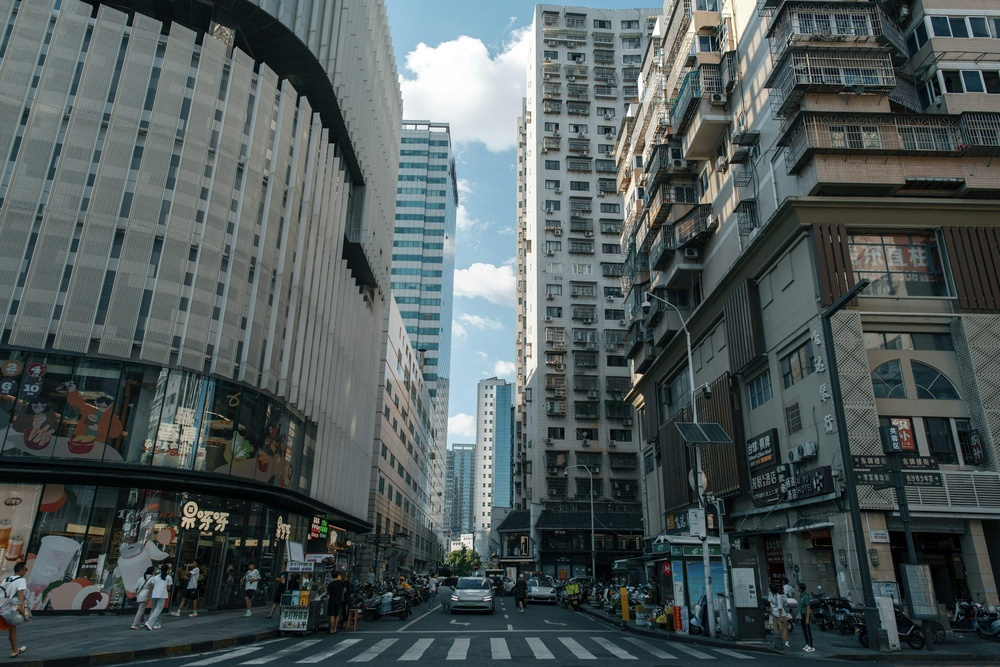
#> input picture CO/CO3/AT-1/CV CO 3 AT 1/image 2.jpg, 1000 x 667 px, shrunk from 3000 x 2002 before the run
$ python experiment1.py
#> lines starting #> are read from the running program, lines starting #| are printed output that depends on the picture; after the words box and inside, x2 and y2 are one past the last pixel; in counts of white or black regions, pixels touching at a corner belong together
import cv2
import matplotlib.pyplot as plt
from tkinter import Tk
from tkinter.filedialog import askopenfilename

# Hide the Tkinter root window
Tk().withdraw()

# Open file dialog to select an image
image_path = askopenfilename(
    title="Select an Image",
    filetypes=[
        ("Image Files", "*.jpg *.jpeg *.png *.bmp *.tif *.tiff")
    ]
)
#> the answer given: image 2.jpg

# Check if user selected a file
if not image_path:
    print("No image selected.")
    exit()

# Read the image
image = cv2.imread(image_path)
#> image is the input picture: shape (667, 1000, 3); mean B, G, R 89.5, 89.2, 79.3

if image is None:
    print("Error: Unable to read the image.")
    exit()

# Convert to grayscale
gray = cv2.cvtColor(image, cv2.COLOR_BGR2GRAY)
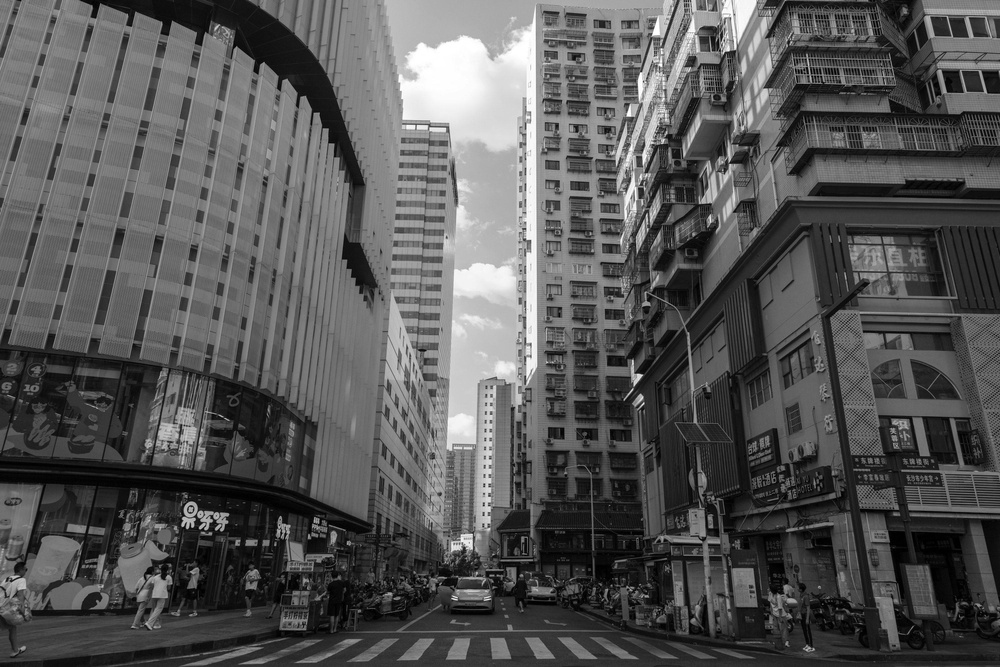
#> gray: shape (667, 1000); min 0, max 255, mean 86.2

# -----------------------------
# Harris Corner Detection
# -----------------------------
gray_float = gray.astype("float32")

harris = cv2.cornerHarris(gray_float, 2, 3, 0.04)
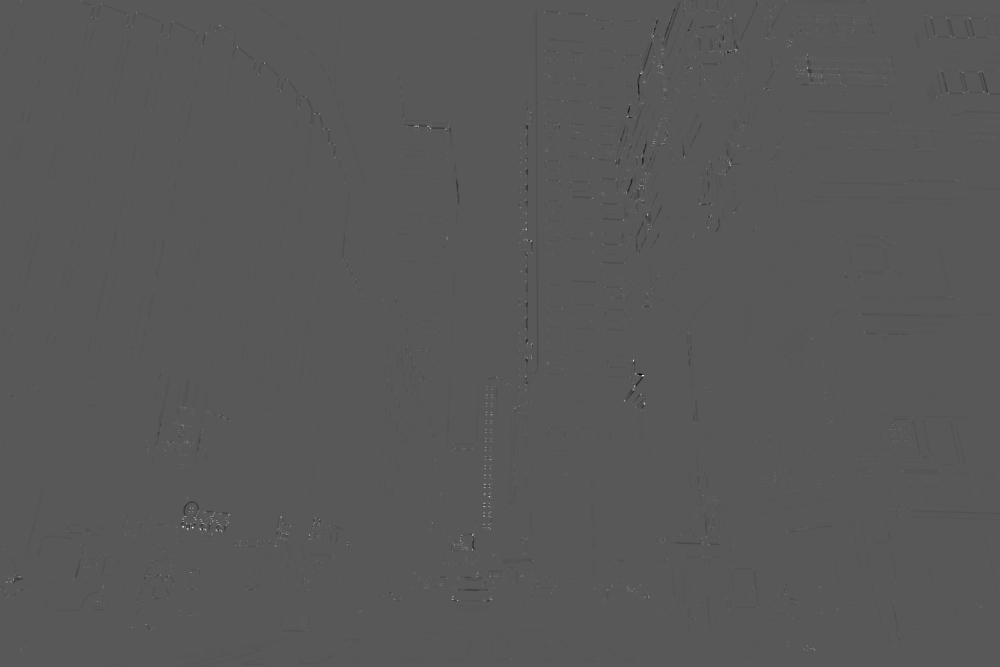
#> harris: shape (667, 1000) float32; min -34440396, max 65188540, mean -23475.7; drawn with min black and max white

harris = cv2.dilate(harris, None)
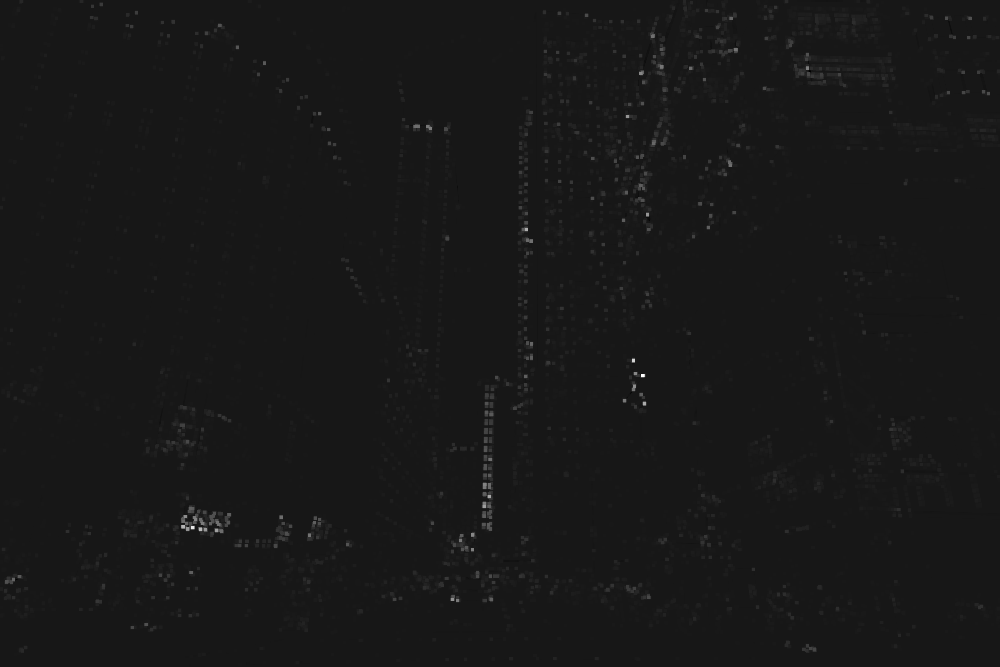
#> harris: shape (667, 1000) float32; min -6605260, max 65188540, mean 284555.9; drawn with min black and max white

harris_output = image.copy()

harris_output[harris > 0.01 * harris.max()] = [0, 0, 255]
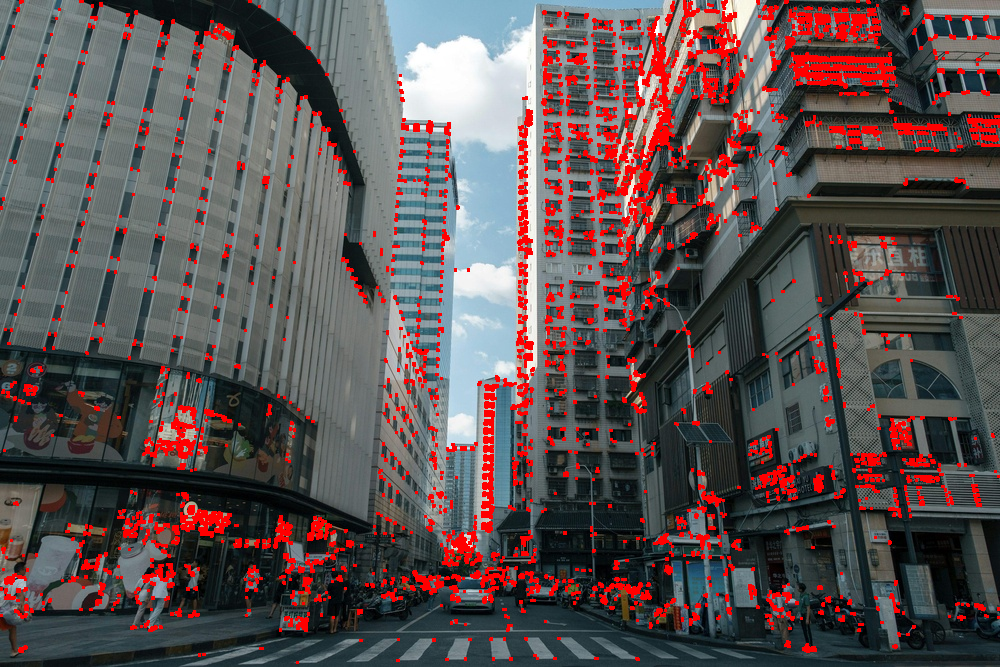
#> harris_output: shape (667, 1000, 3); 8.27% of pixels changed, all inside (x1, y1, x2, y2) = (0, 0, 1000, 664)

# -----------------------------
# SIFT Feature Detection
# -----------------------------
try:
    sift = cv2.SIFT_create()
except:
    print("Your OpenCV version does not support SIFT.")
    exit()

keypoints, descriptors = sift.detectAndCompute(gray, None)
#> keypoints = 5598 keypoints; strongest (x, y, size): (639, 376, 3.7), (637, 378, 6.6), (200, 527, 2.3), (182, 525, 2.2)

sift_output = cv2.drawKeypoints(
    image,
    keypoints,
    None,
    flags=cv2.DRAW_MATCHES_FLAGS_DRAW_RICH_KEYPOINTS
)
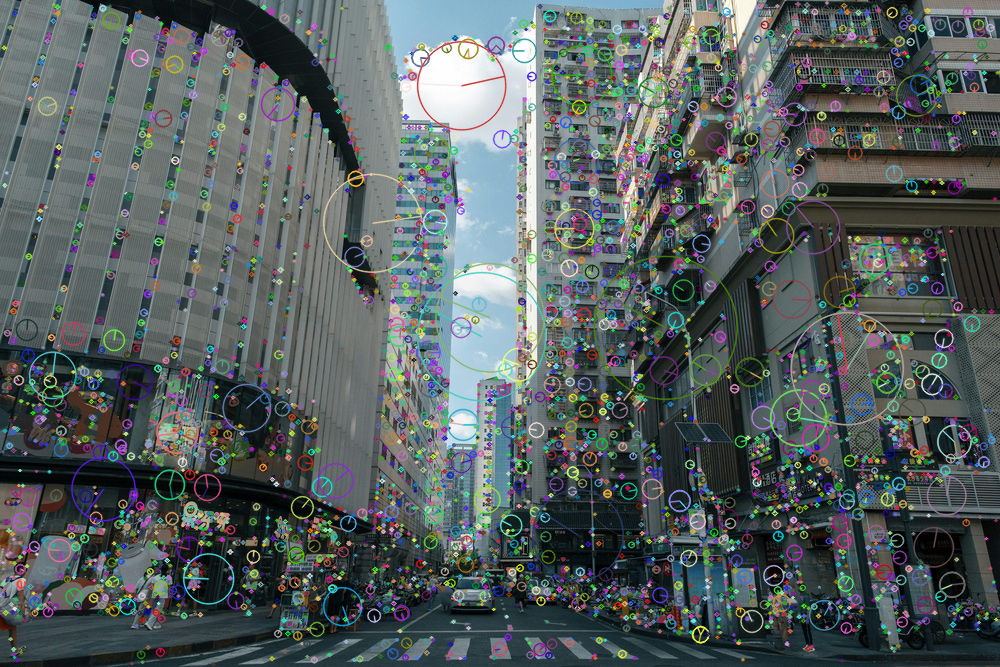
#> sift_output: shape (667, 1000, 3); mean B, G, R 95, 94.8, 85.8

# -----------------------------
# Display Results
# -----------------------------
plt.figure(figsize=(14,6))

plt.subplot(1,2,1)
plt.imshow(cv2.cvtColor(harris_output, cv2.COLOR_BGR2RGB))
plt.title("Harris Corner Detection")
plt.axis("off")

plt.subplot(1,2,2)
plt.imshow(cv2.cvtColor(sift_output, cv2.COLOR_BGR2RGB))
plt.title("SIFT Feature Detection")
plt.axis("off")

plt.tight_layout()
plt.show()
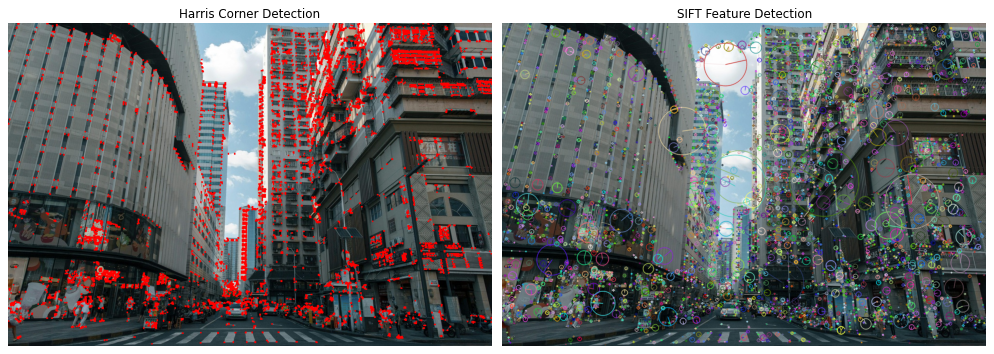
#> figure drawn by matplotlib, 2 panels

print("-----------------------------------")
print("Experiment Completed Successfully")
print("Image Selected:", image_path)
print("Total SIFT Keypoints:", len(keypoints))
#| Total SIFT Keypoints: 5598
print("-----------------------------------")

$ run again, on CO/CO3/AT-1/CV CO 3 AT 1/image 4.jpg
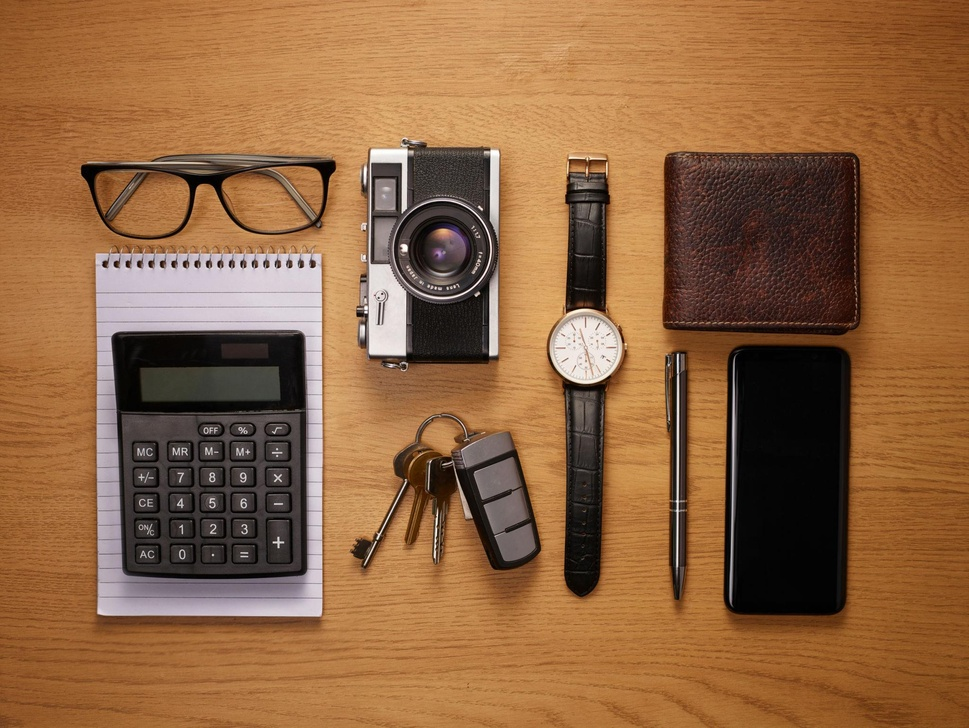
#> input picture CO/CO3/AT-1/CV CO 3 AT 1/image 4.jpg, 969 x 728 px, shrunk from 2048 x 1539 before the run
#> image is the input picture: shape (728, 969, 3); mean B, G, R 64.4, 100.9, 144
#> `harris_output[harris > 0.01 * harris.max()] = [0, 0, 255]`:
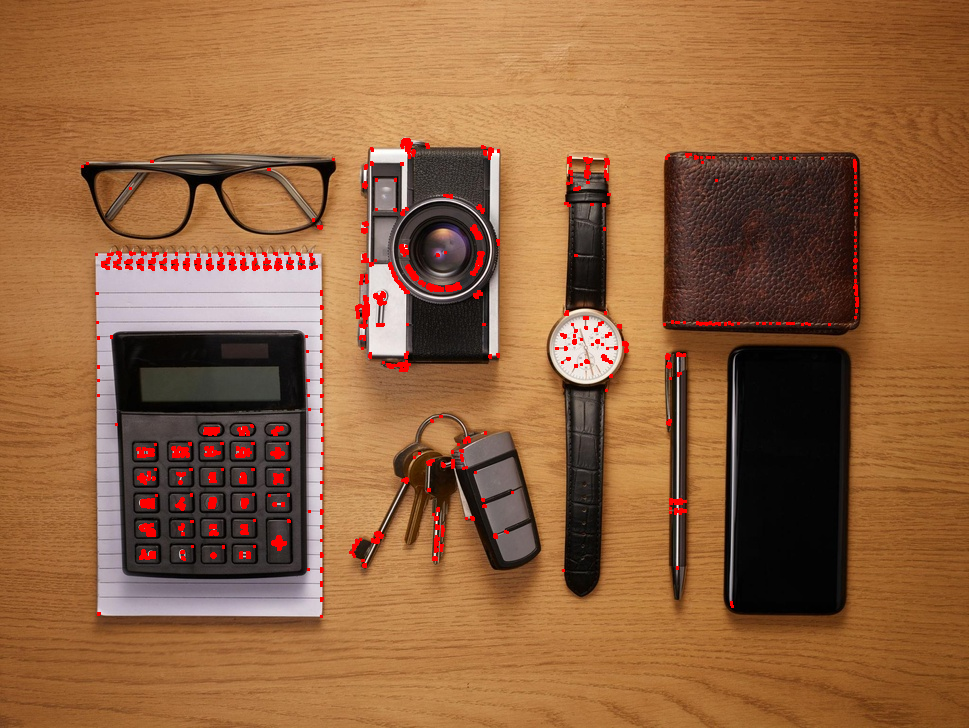
#> harris_output: shape (728, 969, 3); 1.6% of pixels changed, all inside (x1, y1, x2, y2) = (81, 138, 859, 618)
#> keypoints = 1441 keypoints; strongest (x, y, size): (404, 248, 5), (476, 295, 2.1), (105, 264, 4.3), (174, 264, 4.2)
#> `plt.show()`:
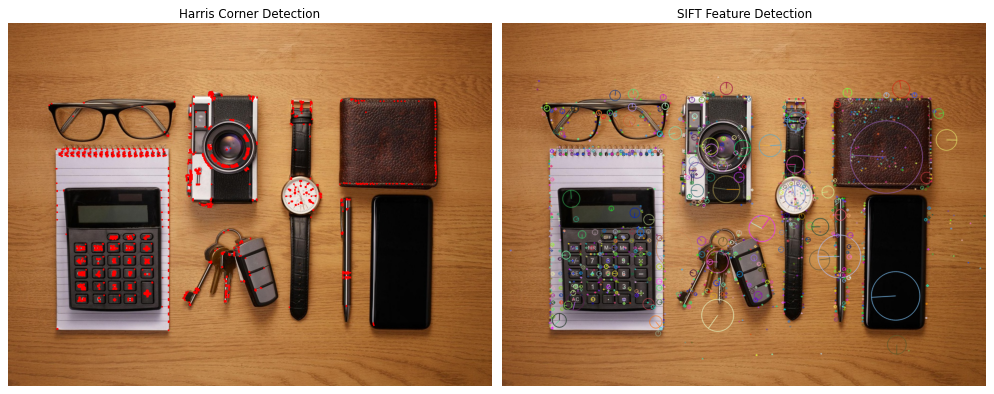
#> figure drawn by matplotlib, 2 panels
#| Total SIFT Keypoints: 1441
